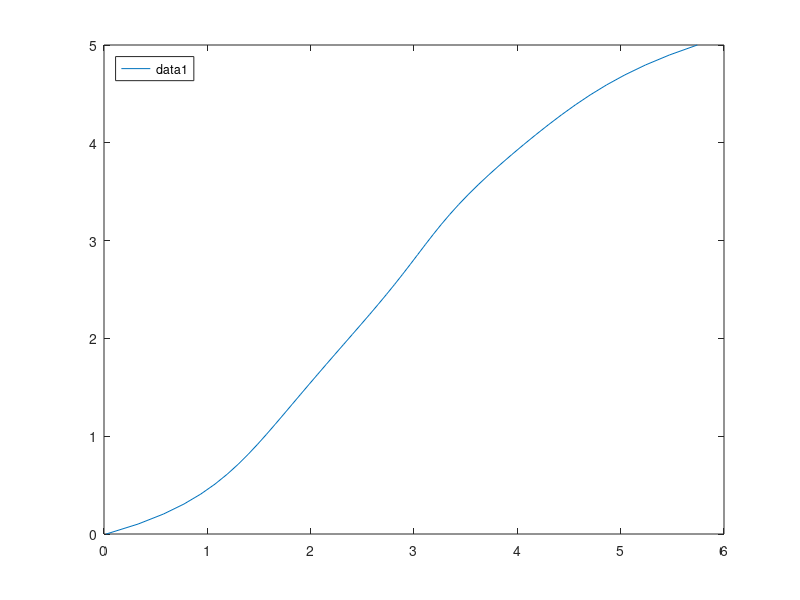

MATLAB code for this plot: (Note: this script raises an error after producing the figure.)

% Generate vector of x values with resolution 5/50
x = linspace(0,5,50);

% Evaluate GetDistanceBasedOnNormalCurve at x values

% Magic numbers
a = 1.17;
a1 = 9.1;
a2 = 27.5;
a3 = 2.952;
b = 0.4763;
b1 = 5.871;
b2 = 7.642;
b3 = 4.567;
c = -1.146;
c1 = 0.2504;
c2 = 1.593;
c3 = 1.805;
d = -2.82;
    
% Function evaluation
GetDistanceBasedOnNormalCurve = ((a.*exp(b.*x) + c.*exp(d.*x)).*((-atan(1.*x - 3)/pi) + 0.5)...
             + (a1.*exp(-power(((x - b1)/c1), 2.0)) + a2.*exp(-(power(((x - b2)/c2), 2.00)))... 
             + a3.*exp(-power(((x - b3)/c3), 2.00))).*((atan(1.*x - 3)/pi) + 0.5));

% Plot x vs. GetDistanceBasedOnNormalCurve
plot(GetDistanceBasedOnNormalCurve, x);

% Add legend to top left
legend('Location', 'Northwest');

% Fit GenGetDistanceBasedOnNormalCurve to curve
[GenGetDistanceBasedOnNormalCurve, gof] = fit(transpose(GetDistanceBasedOnNormalCurve),...
                                              transpose(x), 'poly5');

% Plot x vs. GenGetDistanceBasedOnNormalCurve
figure(1)
plot(GenGetDistanceBasedOnNormalCurve, transpose(GetDistanceBasedOnNormalCurve), transpose(x));

% Extract the coefficients from model
p = coeffvalues(GenGetDistanceBasedOnNormalCurve);

% Generate function based on magic numbers
%GeneratedFunction = p(1).*x + p(2).*x + p(3).*x + p(4).*x + p(5).*x;
GeneratedFunction = GenGetDistanceBasedOnNormalCurve(x);

% Calculate rms error from GeneratedFunction and
% GetDistanceBasedOnNormalCurveValues
error = abs(GeneratedFunction.^2 - GetDistanceBasedOnNormalCurve(:).^2).^(1/2);

% Evaluate new query points
xFuture = (5:0.1:5.7).';
GeneratedFunctionFuture = GenGetDistanceBasedOnNormalCurve(xFuture);

ci = predint(GenGetDistanceBasedOnNormalCurve, xFuture, 0.95, 'observation');

GenGetDistanceBasedOnNormalCurve



